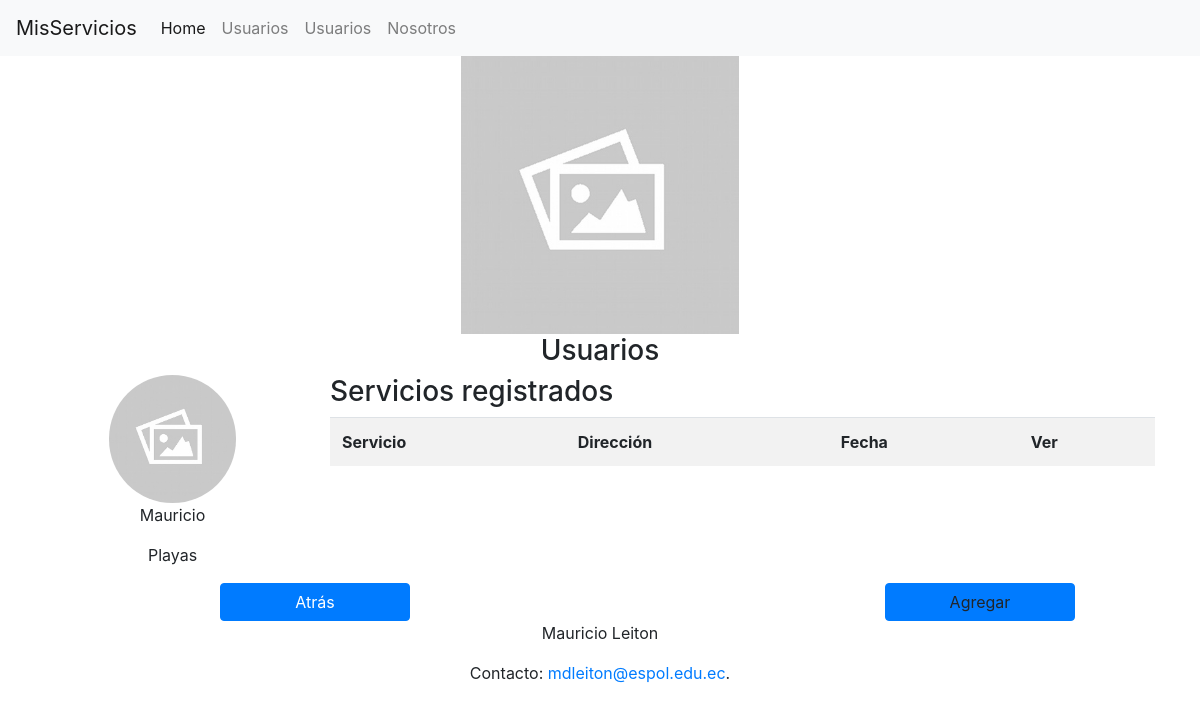
The page /usuariodetalles/1 on the database as committed earlier.
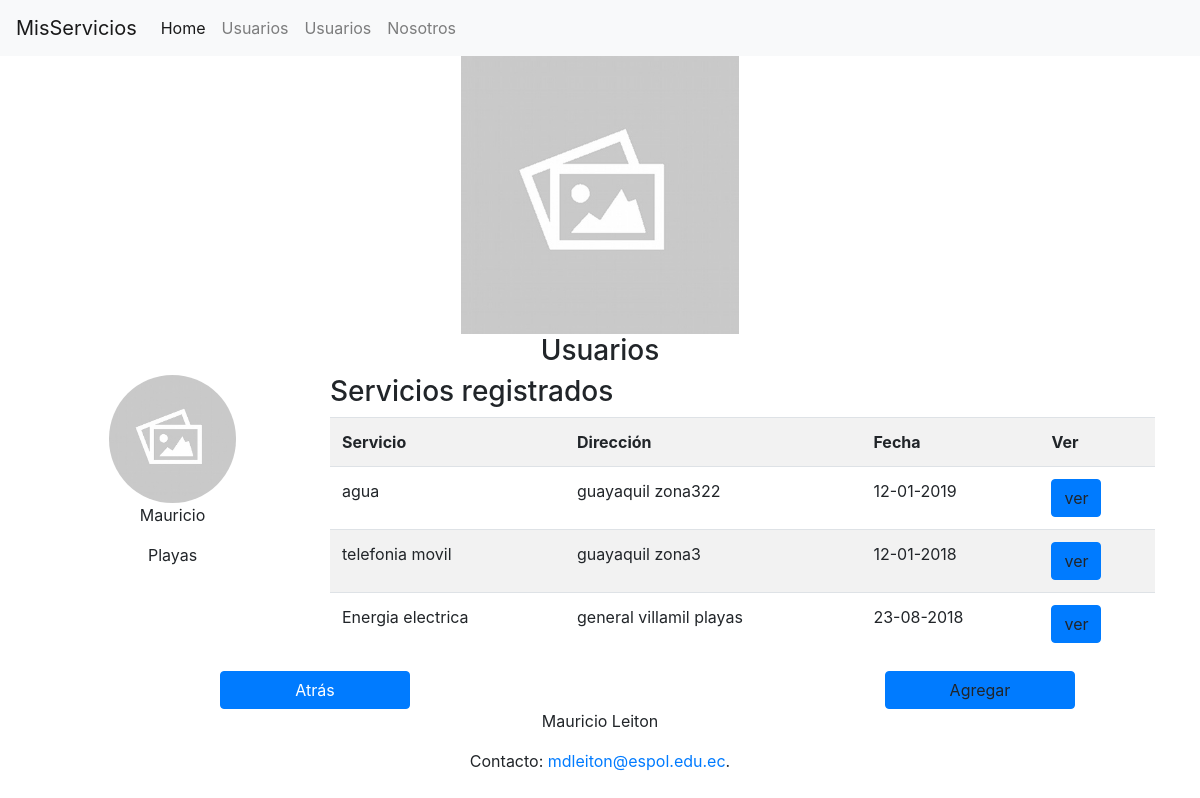
The same page on the database as committed later.
### MisServicios/models.py (models this page shows, shortened)
class ServicioUsuario(models.Model):
    usuario = models.ForeignKey('Usuario',related_name="servicios", on_delete=models.CASCADE)
    servicio = models.ForeignKey('Servicio',related_name="usuarios", on_delete=models.CASCADE)
    fecha = models.DateField()
    totalFactura  = models.FloatField(null=True)
    direccion = models.CharField(max_length=100)

class Servicio(models.Model):
    id = models.AutoField(primary_key=True)
    nombre = models.CharField(max_length=15)
    descripcion = models.CharField(max_length=35)

### MisServicios/views.py (the view)
# urls.py: re_path('usuariodetalles/(?P<id>\d+)$', views.servicios_prestados),
def servicios_prestados(request, id):
    usuario = get_object_or_404(Usuario, pk=id)
    return render(request,'MisServicios/serviciosPrestados.html',{"id":id,"usuario":usuario})

### MisServicios/templates/MisServicios/serviciosPrestados.html (shortened to what this page needs)
{% extends "MisServicios/base.html" %}
{% load static %}
{% block content %}
  <div class="col-md-3 text-center">
    <img class="rounded-circle img-circle" src="{% static 'img/img.jpg' %}" width="50%" >
    <p class="text-center">{{ usuario.nombre }}</p>
    <p class="text-center">{{ usuario.ciudad }}</p>
  </div>
  <div class="col-md-9">
    <h3>Servicios registrados</h3>
    <table class="table table-striped">
      <tr>
        <th>Servicio</th>
        <th>Dirección</th>
        <th>Fecha</th>
        <th>Ver</th>
      </tr>
      {% for servicio in usuario.servicios.all %}
        <tr id="row{{ servicio.id }}">
          <td>{{ servicio.servicio.nombre }}</td>
          <td>{{ servicio.direccion }}</td>
          <td>{{ servicio.fecha|date:"d-m-Y" }}</td>
          <td><a class="btn btn-primary " onclick="ver(row{{ servicio.id }})">ver</a></td>
        </tr>
      {% endfor %}
    </table>
  </div>
  <a class="offset-md-2 col-md-2 btn btn-primary " href="/listaapi">Atrás</a>
  <a class="offset-md-5 col-md-2 btn btn-primary " onclick="agregar()">Agregar</a>
{% endblock %}

Rows that differ between the two databases and show on the page:
added ServicioUsuario: servicio.nombre "agua", direccion "guayaquil zona322", fecha "12-01-2019"
added ServicioUsuario: servicio.nombre "telefonia movil", direccion "guayaquil zona3", fecha "12-01-2018"
added ServicioUsuario: servicio.nombre "Energia electrica", direccion "general villamil playas", fecha "23-08-2018"
